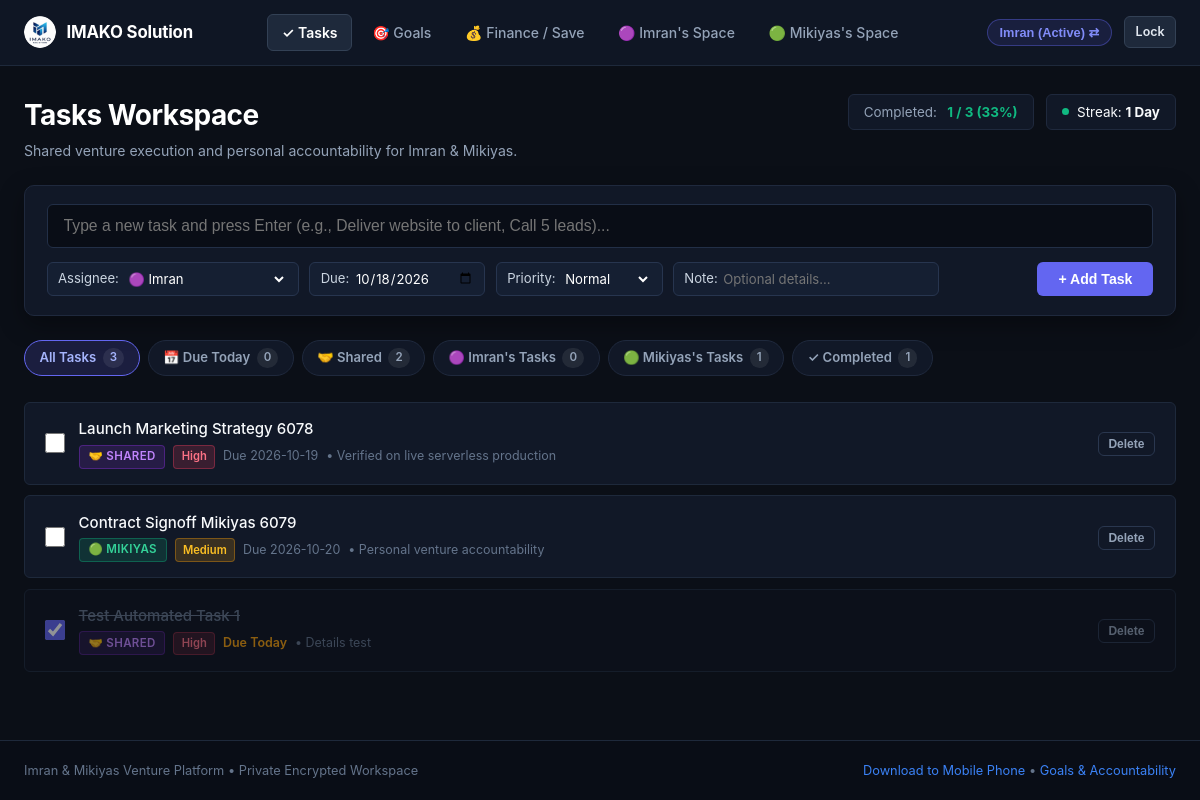
The page /index (signed in) on the database its author committed.
### tables this page shows
CREATE TABLE users (
        id TEXT PRIMARY KEY,
        name TEXT NOT NULL,
        pin_hash TEXT NOT NULL,
        default_consequence TEXT NOT NULL DEFAULT '',
        savings_goal_name TEXT NOT NULL DEFAULT 'Capital Growth Fund',
        savings_goal_target REAL NOT NULL DEFAULT 0.0,
        currency TEXT NOT NULL DEFAULT '$'
    );

CREATE TABLE tasks (
        id INTEGER PRIMARY KEY AUTOINCREMENT,
        user_id TEXT NOT NULL,
        task_type TEXT NOT NULL DEFAULT 'personal' CHECK(task_type IN ('shared', 'personal')),
        week_identifier TEXT NOT NULL,
        title TEXT NOT NULL,
        details TEXT,
        due_date TEXT NOT NULL,
        target_time TEXT,
        is_done INTEGER NOT NULL DEFAULT 0,
        done_date TEXT,
        proof_image TEXT,
        proof_text TEXT,
        ai_verified INTEGER NOT NULL DEFAULT 0,
        ai_status TEXT NOT NULL DEFAULT 'Unverified',
        ai_feedback TEXT,
        is_archived INTEGER NOT NULL DEFAULT 0,
        consequence_applied INTEGER NOT NULL DEFAULT 0,
        created_at TIMESTAMP DEFAULT CURRENT_TIMESTAMP, assigned_to TEXT DEFAULT 'imran', priority TEXT DEFAULT 'Normal',
        FOREIGN KEY (user_id) REFERENCES users (id) ON DELETE CASCADE
    );

### app.py (the view)
@app.route("/")
@app.route("/index")
def index():
    if not (session.get("logged_in_user") or request.cookies.get("partner_user")):
        return handle_login_request()
    return tasks_board()

### app.py (called while the page is built, shortened)
@app.before_request
def require_authentication_gate():
    if request.endpoint == "static" or request.path.startswith(("/static/", "/public/")):
        return None
    allowed_exact = (
        "/", "/index", "/login", "/login/", "/favicon.ico", "/manifest.json", "/sw.js",
        "/api/index", "/api/index/", "/api/index.py", "/debug"
    )
    if (
        request.path in allowed_exact
        or request.endpoint in ("login", "debug_endpoint", "index", "vercel_entrypoint_dispatcher")
    ):
        return None

@app.context_processor
def inject_globals():
    today_str = date.today().strftime("%Y-%m-%d")
    current_user = None
    logged_id = session.get("logged_in_user")
    conn = get_db_connection()
    check_and_apply_penalties(conn)
    if logged_id:
        cursor = conn.cursor()
        cursor.execute("SELECT * FROM users WHERE id = ?", (logged_id,))
        current_user = cursor.fetchone()
    cursor = conn.cursor()
    cursor.execute("SELECT COUNT(*) FROM penalties WHERE status = 'Pending'")
    total_pending_penalties = cursor.fetchone()[0]
    conn.close()
    return {
        "current_user": current_user,
        "total_pending_penalties": total_pending_penalties,
        "today_str": today_str
    }

### database/db.py (called while the page is built, shortened)
def get_db_connection():
    global _last_db_check
    conn = sqlite3.connect(DB_PATH, factory=SyncedConnection)
    conn.row_factory = sqlite3.Row
    conn.execute("PRAGMA foreign_keys = ON")
    return conn

def check_and_apply_penalties(conn):
    today_str = date.today().strftime("%Y-%m-%d")
    cursor = conn.cursor()
    cursor.execute("""
    SELECT t.id, t.user_id, t.title, t.due_date, u.default_consequence
    FROM tasks t
    JOIN users u ON t.user_id = u.id
    WHERE t.due_date < ? AND t.is_done = 0 AND t.consequence_applied = 0
    """, (today_str,))
    overdue_tasks = cursor.fetchall()
    conn.commit()

    def commit(self):
        super().commit()
        if is_serverless:
            sync_db()

### templates/tasks.html (shortened to what this page needs)
{% extends "base.html" %}
{% block content %}
<div style="margin-bottom: 1.5rem; display:flex; justify-content:space-between; align-items:flex-start; flex-wrap:wrap; gap:1rem;">
  <div>
    <h1 style="font-size:1.75rem; font-weight:700;">Tasks Workspace</h1>
    <p style="font-size:0.88rem; color:var(--text-muted); margin-top:0.25rem;">
      Shared venture execution and personal accountability for Imran &amp; Mikiyas.
    </p>
  </div>
  <div style="display:flex; align-items:center; gap:0.75rem; flex-wrap:wrap;">
    <div style="background:#111827; border:1px solid #1f293d; padding:0.45rem 0.95rem; border-radius:var(--radius-sm); font-size:0.84rem; display:flex; align-items:center; gap:0.65rem;">
      <span style="color:var(--text-muted);">Completed:</span>
      <strong style="color:var(--accent-emerald);">{{ stats.done_count }} / {{ stats.total_count }} ({{ stats.rate }}%)</strong>
    </div>
    <div style="background:#111827; border:1px solid #1f293d; padding:0.45rem 0.95rem; border-radius:var(--radius-sm); font-size:0.84rem; display:flex; align-items:center; gap:0.5rem;">
      <div style="width:7px; height:7px; border-radius:50%; background:var(--accent-emerald);"></div>
      <span>Streak: <strong>{{ streak_count }} {{ 'Day' if streak_count == 1 else 'Days' }}</strong></span>
    </div>
  </div>
</div>
<div class="task-quick-add">
  <form action="{{ url_for('add_task') }}" method="POST">
    <div class="task-add-input-row">
      <input type="text" name="title" class="task-main-input" placeholder="Type a new task and press Enter (e.g., Deliver website to client, Call 5 leads)..." required autofocus autocomplete="off">
    </div>
    <div class="task-controls-row">
      <div class="task-controls-left">
        <div class="control-pill">
          <span>Assignee:</span>
          <select name="assigned_to">
            <option value="imran" {% if current_user and current_user.id == 'imran' %}selected{% endif %}>🟣 Imran</option>
          </select>
        </div>
        <div class="control-pill">
          <span>Due:</span>
          <input type="date" name="due_date" value="{{ today_str }}">
        </div>
        <div class="control-pill">
          <span>Priority:</span>
          <select name="priority">
            <option value="Normal">Normal</option>
          </select>
        </div>
        <div class="control-pill" style="flex:1; min-width:160px;">
          <span>Note:</span>
          <input type="text" name="details" placeholder="Optional details..." style="width:100%;">
        </div>
      </div>
      <button type="submit" class="btn btn-primary" style="padding:0.48rem 1.25rem; font-size:0.88rem;">
        + Add Task
      </button>
    </div>
  </form>
</div>
<div class="filter-chips-bar">
  <a href="{{ url_for('tasks_board', tab='all') }}" class="filter-chip {% if active_tab == 'all' %}active{% endif %}">
    All Tasks <span class="chip-count">{{ counts.all }}</span>
  </a>
  <a href="{{ url_for('tasks_board', tab='today') }}" class="filter-chip {% if active_tab == 'today' %}active{% endif %}">
    📅 Due Today <span class="chip-count">{{ counts.today }}</span>
  </a>
  <a href="{{ url_for('tasks_board', tab='shared') }}" class="filter-chip {% if active_tab == 'shared' %}active{% endif %}">
    🤝 Shared <span class="chip-count">{{ counts.shared }}</span>
  </a>
  <a href="{{ url_for('tasks_board', tab='imran') }}" class="filter-chip {% if active_tab == 'imran' %}active{% endif %}">
    🟣 Imran's Tasks <span class="chip-count">{{ counts.imran }}</span>
  </a>
  <a href="{{ url_for('tasks_board', tab='mikiyas') }}" class="filter-chip {% if active_tab == 'mikiyas' %}active{% endif %}">
    🟢 Mikiyas's Tasks <span class="chip-count">{{ counts.mikiyas }}</span>
  </a>
  <a href="{{ url_for('tasks_board', tab='completed') }}" class="filter-chip {% if active_tab == 'completed' %}active{% endif %}">
    ✓ Completed <span class="chip-count">{{ counts.completed }}</span>
  </a>
</div>
<div style="margin-top: 1rem;">
  {% if tasks %}
    {% for task in tasks %}
      <div class="cool-task-card {% if task.is_done %}is-done{% endif %}">
        <div class="cool-task-left">
          <form action="{{ url_for('toggle_task_done', task_id=task.id) }}" method="POST" style="margin:0; display:flex; align-items:center;">
            <input type="checkbox" class="cool-task-checkbox" {% if task.is_done %}checked{% endif %} onchange="this.form.submit()" title="Click to mark done / undone">
          </form>
          <div style="flex:1;">
            <div class="cool-task-title">
              {{ task.title }}
            </div>
            <div class="cool-task-meta">
              {% if task.assigned_to == 'shared' or task.task_type == 'shared' %}
                <span class="badge-assignee shared">🤝 Shared</span>
              {% elif task.assigned_to == 'imran' or (task.user_id == 'imran' and not task.assigned_to) %}
                <span class="badge-assignee imran">🟣 Imran</span>
              {% elif task.assigned_to == 'mikiyas' or (task.user_id == 'mikiyas' and not task.assigned_to) %}
                <span class="badge-assignee mikiyas">🟢 Mikiyas</span>
              {% endif %}
              {% if task.priority and task.priority != 'Normal' %}
                <span class="badge-priority {{ task.priority }}">{{ task.priority }}</span>
              {% endif %}
              {% if task.due_date %}
                {% if not task.is_done and task.due_date < today_str %}
                  <span style="color:var(--accent-rose); font-weight:600;">⚠ Overdue ({{ task.due_date }})</span>
                {% elif task.due_date == today_str %}
                  <span style="color:var(--accent-amber); font-weight:600;">Due Today</span>
                {% else %}
                  <span>Due {{ task.due_date }}</span>
                {% endif %}
              {% endif %}
              {% if task.details %}
                <span style="color:var(--text-subtle);">• {{ task.details }}</span>
              {% endif %}
            </div>
          </div>
        </div>
        <div style="display:flex; align-items:center; gap:0.5rem;">
          <form action="{{ url_for('delete_task', task_id=task.id) }}" method="POST" style="margin:0;">
            <button type="submit" class="btn btn-outline btn-sm delete-confirm-btn" data-confirm-msg="Delete this task?" style="padding:0.25rem 0.6rem; font-size:0.75rem; border-color:#2a374f; color:#94a3b8;">
              Delete
            </button>
          </form>
        </div>
      </div>
    {% endfor %}
  {% endif %}
</div>
{% endblock %}

### rows shown on the page
users: assigned_to "🟣 Imran"
tasks: title "Launch Marketing Strategy 6078", assigned_to "🤝 SHARED", priority "High", due_date "2026-10-19", details "Verified on live serverless production"
tasks: title "Contract Signoff Mikiyas 6079", assigned_to "🟢 MIKIYAS", priority "Medium", due_date "2026-10-20", details "Personal venture accountability"
tasks: is_done "☑", title "Test Automated Task 1", assigned_to "🤝 SHARED", priority "High", due_date "Due Today", details "Details test"

### other values the page prints
{{ stats.done_count }} "1"
{{ stats.total_count }} "3"
{{ stats.rate }} "33"
{{ streak_count }} "1"
{{ 'Day' if streak_count == 1 else 'Days' }} "Day"
{{ counts.all }} "3"
{{ counts.today }} "0"
{{ counts.shared }} "2"
{{ counts.imran }} "0"
{{ counts.mikiyas }} "1"
{{ counts.completed }} "1"
